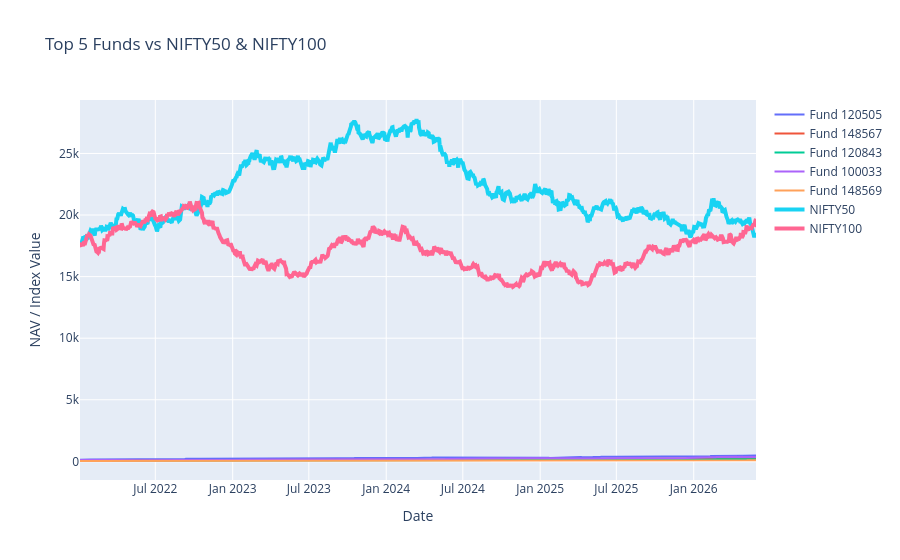

This figure's notebook cell:
### Code cell
import plotly.graph_objects as go

fig = go.Figure()

# Top 5 Funds
for fund_code in top5:

    temp = top5_nav[top5_nav["amfi_code"] == fund_code]

    fig.add_trace(
        go.Scatter(
            x=temp["date"],
            y=temp["nav"],
            mode="lines",
            name=f"Fund {fund_code}"
        )
    )

# Benchmarks
for idx in ["NIFTY50","NIFTY100"]:

    temp = bench[
        bench["index_name"] == idx
    ]

    fig.add_trace(
        go.Scatter(
            x=temp["date"],
            y=temp["close_value"],
            mode="lines",
            name=idx,
            line=dict(width=4)
        )
    )

fig.update_layout(
    title="Top 5 Funds vs NIFTY50 & NIFTY100",
    xaxis_title="Date",
    yaxis_title="NAV / Index Value"
)

fig.show()

### Figure 1 — Plotly figure (JSON) as saved in the notebook; plotly's stock layout.template omitted (floating-point values rounded to 4 significant figures; data arrays with more than 128 entries replaced by an {"elided": "..."} marker saying what was removed)
{"data": [{"mode": "lines", "name": "Fund 120505", "type": "scatter", "x": {"elided": "1150 str values"}, "y": {"elided": "1150 float values"}}, {"mode": "lines", "name": "Fund 148567", "type": "scatter", "x": {"elided": "1150 str values"}, "y": {"elided": "1150 float values"}}, {"mode": "lines", "name": "Fund 120843", "type": "scatter", "x": {"elided": "1150 str values"}, "y": {"elided": "1150 float values"}}, {"mode": "lines", "name": "Fund 100033", "type": "scatter", "x": {"elided": "1150 str values"}, "y": {"elided": "1150 float values"}}, {"mode": "lines", "name": "Fund 148569", "type": "scatter", "x": {"elided": "1150 str values"}, "y": {"elided": "1150 float values"}}, {"line": {"width": 4}, "mode": "lines", "name": "NIFTY50", "type": "scatter", "x": {"elided": "1150 str values"}, "y": {"elided": "1150 float values"}}, {"line": {"width": 4}, "mode": "lines", "name": "NIFTY100", "type": "scatter", "x": {"elided": "1150 str values"}, "y": {"elided": "1150 float values"}}], "layout": {"title": {"text": "Top 5 Funds vs NIFTY50 & NIFTY100"}, "xaxis": {"title": {"text": "Date"}}, "yaxis": {"title": {"text": "NAV / Index Value"}}}}
